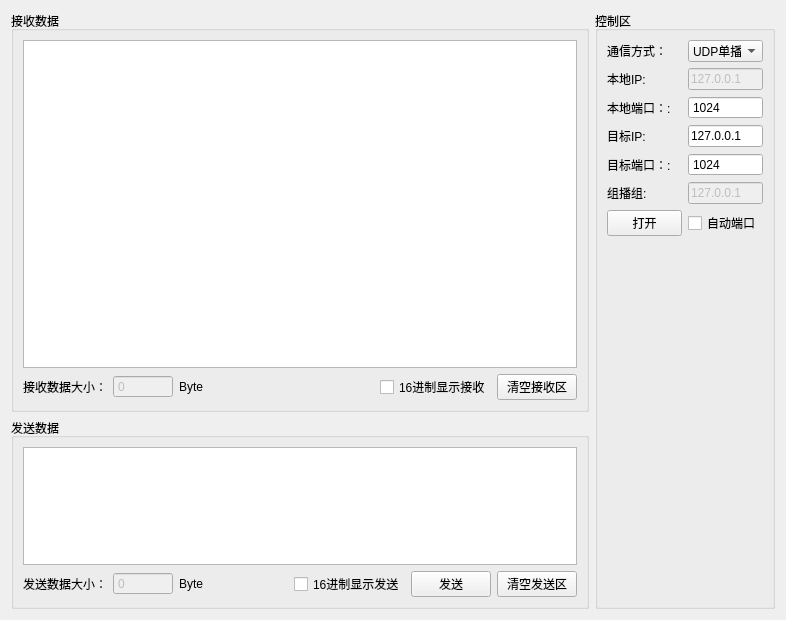
<?xml version="1.0" encoding="UTF-8"?>
<ui version="4.0">
 <class>UdpSocket</class>
 <widget class="QWidget" name="UdpSocket">
  <property name="geometry">
   <rect>
    <x>0</x>
    <y>0</y>
    <width>786</width>
    <height>620</height>
   </rect>
  </property>
  <property name="windowTitle">
   <string>Form</string>
  </property>
  <layout class="QGridLayout" name="gridLayout_4">
   <item row="0" column="0">
    <widget class="QGroupBox" name="groupBox">
     <property name="title">
      <string>接收数据</string>
     </property>
     <layout class="QGridLayout" name="gridLayout_3">
      <item row="0" column="0">
       <widget class="QTextEdit" name="text_recv"/>
      </item>
      <item row="1" column="0">
       <layout class="QHBoxLayout" name="horizontalLayout_2">
        <item>
         <widget class="QLabel" name="label_6">
          <property name="text">
           <string>接收数据大小：</string>
          </property>
         </widget>
        </item>
        <item>
         <widget class="QSpinBox" name="spin_recv">
          <property name="enabled">
           <bool>false</bool>
          </property>
          <property name="minimumSize">
           <size>
            <width>60</width>
            <height>0</height>
           </size>
          </property>
          <property name="buttonSymbols">
           <enum>QAbstractSpinBox::NoButtons</enum>
          </property>
          <property name="maximum">
           <number>100000</number>
          </property>
         </widget>
        </item>
        <item>
         <widget class="QLabel" name="label_7">
          <property name="text">
           <string>Byte</string>
          </property>
         </widget>
        </item>
        <item>
         <spacer name="horizontalSpacer_2">
          <property name="orientation">
           <enum>Qt::Horizontal</enum>
          </property>
          <property name="sizeHint" stdset="0">
           <size>
            <width>27</width>
            <height>17</height>
           </size>
          </property>
         </spacer>
        </item>
        <item>
         <widget class="QCheckBox" name="check_hexRecv">
          <property name="text">
           <string>16进制显示接收</string>
          </property>
         </widget>
        </item>
        <item>
         <widget class="QPushButton" name="but_clearRecv">
          <property name="text">
           <string>清空接收区</string>
          </property>
         </widget>
        </item>
       </layout>
      </item>
     </layout>
    </widget>
   </item>
   <item row="0" column="1" rowspan="2">
    <widget class="QGroupBox" name="groupBox_3">
     <property name="sizePolicy">
      <sizepolicy hsizetype="Fixed" vsizetype="Preferred">
       <horstretch>0</horstretch>
       <verstretch>0</verstretch>
      </sizepolicy>
     </property>
     <property name="maximumSize">
      <size>
       <width>180</width>
       <height>16777215</height>
      </size>
     </property>
     <property name="title">
      <string>控制区</string>
     </property>
     <layout class="QGridLayout" name="gridLayout_5">
      <item row="0" column="0">
       <layout class="QGridLayout" name="gridLayout">
        <item row="0" column="1">
         <widget class="QComboBox" name="com_type">
          <item>
           <property name="text">
            <string>UDP单播</string>
           </property>
          </item>
          <item>
           <property name="text">
            <string>UDP组播</string>
           </property>
          </item>
          <item>
           <property name="text">
            <string>UDP广播</string>
           </property>
          </item>
         </widget>
        </item>
        <item row="3" column="0">
         <widget class="QLabel" name="label_10">
          <property name="text">
           <string>目标IP:</string>
          </property>
         </widget>
        </item>
        <item row="3" column="1">
         <widget class="QLineEdit" name="line_peerAddress">
          <property name="enabled">
           <bool>true</bool>
          </property>
          <property name="text">
           <string>127.0.0.1</string>
          </property>
         </widget>
        </item>
        <item row="5" column="1">
         <widget class="QLineEdit" name="line_group">
          <property name="enabled">
           <bool>false</bool>
          </property>
          <property name="toolTip">
           <string>用户可用的组播地址：224.0.2.0~238.255.255.255</string>
          </property>
          <property name="text">
           <string>127.0.0.1</string>
          </property>
         </widget>
        </item>
        <item row="1" column="1">
         <widget class="QLineEdit" name="line_localAddress">
          <property name="enabled">
           <bool>false</bool>
          </property>
          <property name="text">
           <string>127.0.0.1</string>
          </property>
         </widget>
        </item>
        <item row="5" column="0">
         <widget class="QLabel" name="label_11">
          <property name="text">
           <string>组播组:</string>
          </property>
         </widget>
        </item>
        <item row="1" column="0">
         <widget class="QLabel" name="label_4">
          <property name="text">
           <string>本地IP:</string>
          </property>
         </widget>
        </item>
        <item row="2" column="1">
         <widget class="QSpinBox" name="spin_localPort">
          <property name="enabled">
           <bool>true</bool>
          </property>
          <property name="buttonSymbols">
           <enum>QAbstractSpinBox::NoButtons</enum>
          </property>
          <property name="maximum">
           <number>65535</number>
          </property>
          <property name="value">
           <number>1024</number>
          </property>
         </widget>
        </item>
        <item row="2" column="0">
         <widget class="QLabel" name="label_3">
          <property name="text">
           <string>本地端口：:</string>
          </property>
         </widget>
        </item>
        <item row="4" column="1">
         <widget class="QSpinBox" name="spin_peerPort">
          <property name="enabled">
           <bool>true</bool>
          </property>
          <property name="buttonSymbols">
           <enum>QAbstractSpinBox::NoButtons</enum>
          </property>
          <property name="maximum">
           <number>65535</number>
          </property>
          <property name="value">
           <number>1024</number>
          </property>
         </widget>
        </item>
        <item row="0" column="0">
         <widget class="QLabel" name="label">
          <property name="text">
           <string>通信方式：</string>
          </property>
         </widget>
        </item>
        <item row="4" column="0">
         <widget class="QLabel" name="label_9">
          <property name="text">
           <string>目标端口：:</string>
          </property>
         </widget>
        </item>
        <item row="6" column="1">
         <widget class="QCheckBox" name="check_peerPort">
          <property name="text">
           <string>自动端口</string>
          </property>
         </widget>
        </item>
        <item row="6" column="0">
         <widget class="QPushButton" name="but_connect">
          <property name="text">
           <string>打开</string>
          </property>
         </widget>
        </item>
       </layout>
      </item>
      <item row="1" column="0">
       <spacer name="verticalSpacer">
        <property name="orientation">
         <enum>Qt::Vertical</enum>
        </property>
        <property name="sizeHint" stdset="0">
         <size>
          <width>20</width>
          <height>380</height>
         </size>
        </property>
       </spacer>
      </item>
     </layout>
    </widget>
   </item>
   <item row="1" column="0">
    <widget class="QGroupBox" name="groupBox_2">
     <property name="maximumSize">
      <size>
       <width>16777215</width>
       <height>200</height>
      </size>
     </property>
     <property name="title">
      <string>发送数据</string>
     </property>
     <layout class="QGridLayout" name="gridLayout_2">
      <item row="0" column="0">
       <widget class="QTextEdit" name="text_send"/>
      </item>
      <item row="1" column="0">
       <layout class="QHBoxLayout" name="horizontalLayout">
        <item>
         <widget class="QLabel" name="label_5">
          <property name="text">
           <string>发送数据大小：</string>
          </property>
         </widget>
        </item>
        <item>
         <widget class="QSpinBox" name="spin_send">
          <property name="enabled">
           <bool>false</bool>
          </property>
          <property name="minimumSize">
           <size>
            <width>60</width>
            <height>0</height>
           </size>
          </property>
          <property name="buttonSymbols">
           <enum>QAbstractSpinBox::NoButtons</enum>
          </property>
          <property name="maximum">
           <number>100000</number>
          </property>
         </widget>
        </item>
        <item>
         <widget class="QLabel" name="label_8">
          <property name="text">
           <string>Byte</string>
          </property>
         </widget>
        </item>
        <item>
         <spacer name="horizontalSpacer">
          <property name="orientation">
           <enum>Qt::Horizontal</enum>
          </property>
          <property name="sizeHint" stdset="0">
           <size>
            <width>27</width>
            <height>17</height>
           </size>
          </property>
         </spacer>
        </item>
        <item>
         <widget class="QCheckBox" name="check_hexSend">
          <property name="text">
           <string>16进制显示发送</string>
          </property>
         </widget>
        </item>
        <item>
         <widget class="QPushButton" name="but_send">
          <property name="text">
           <string>发送</string>
          </property>
         </widget>
        </item>
        <item>
         <widget class="QPushButton" name="but_clearSend">
          <property name="text">
           <string>清空发送区</string>
          </property>
         </widget>
        </item>
       </layout>
      </item>
     </layout>
    </widget>
   </item>
  </layout>
 </widget>
 <resources/>
 <connections/>
</ui>
